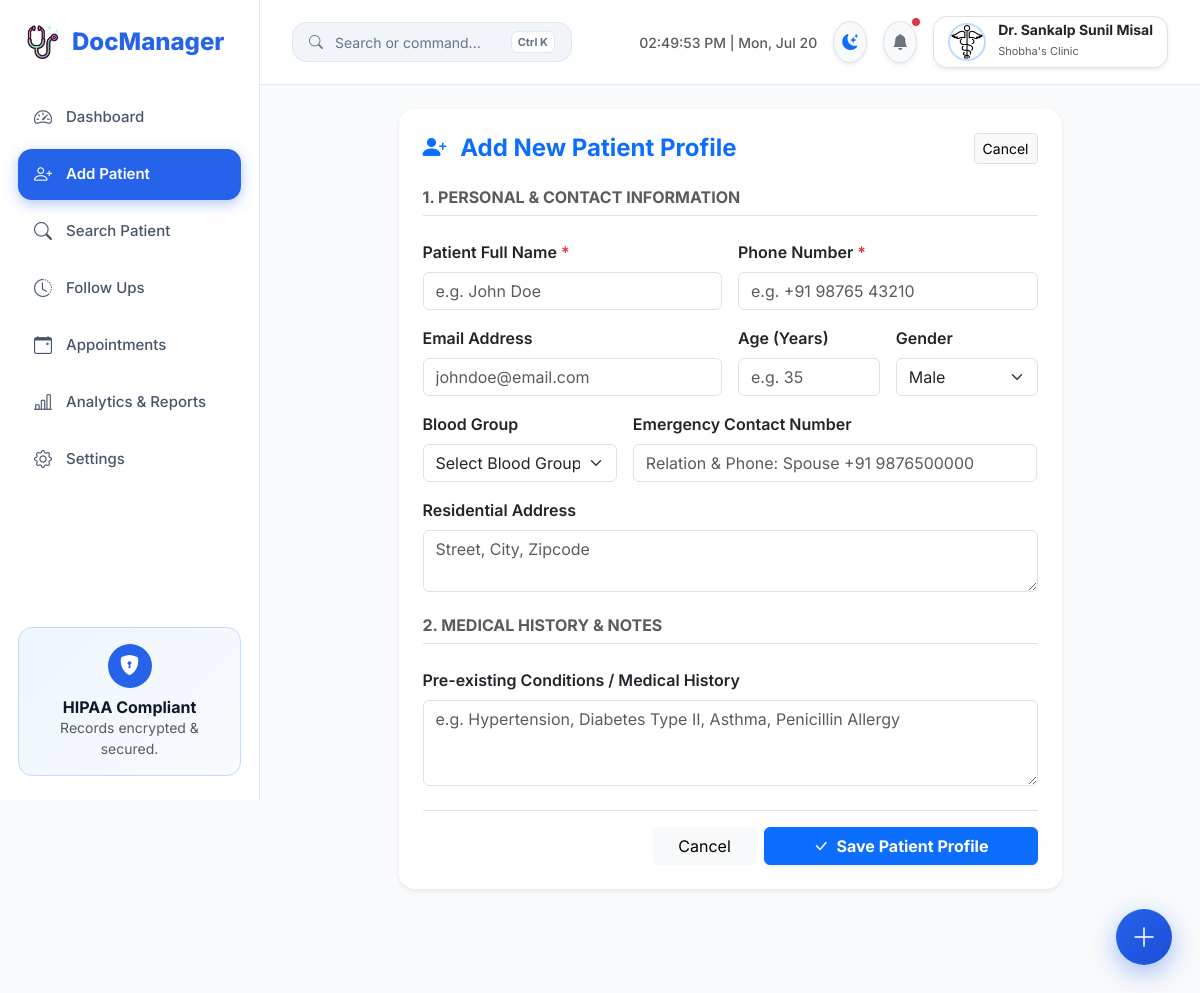
Page /add-patient (signed in) on the committed database.
### models.py (models this page shows)
class Doctor(UserMixin, db.Model):
    __tablename__ = "doctors"
    id = db.Column(db.Integer, primary_key=True)
    name = db.Column(db.String(100), nullable=False)
    clinic_name = db.Column(db.String(150), nullable=False)
    email = db.Column(db.String(120), unique=True, nullable=False, index=True)
    phone = db.Column(db.String(15), unique=True, nullable=False, index=True)
    password_hash = db.Column(db.String(255), nullable=False)
    clinic_address = db.Column(db.Text)
    qualification = db.Column(db.String(100))
    logo = db.Column(db.String(255))
    whatsapp_enabled = db.Column(db.Boolean, default=False)
    whatsapp_phone_id = db.Column(db.String(100))
    whatsapp_access_token = db.Column(db.Text)
    created_at = db.Column(db.DateTime, default=utc_now)
    patients = db.relationship("Patient", backref="doctor", lazy=True, cascade="all, delete-orphan")
    appointments = db.relationship("Appointment", backref="doctor", lazy=True, cascade="all, delete-orphan")

### app/blueprints/patients.py (the view, shortened to what this page needs)
@patients_bp.route("/add-patient", methods=["GET", "POST"])
@login_required
def add_patient():
    return render_template("add_patient.html", page_title="Add Patient")

### templates/add_patient.html (shortened to what this page needs)
{% extends "base.html" %}
{% block content %}
<div class="row justify-content-center">
  <div class="col-lg-10 col-xl-9">
    <div class="card border-0 shadow-sm rounded-4">
      <div class="card-header bg-transparent border-0 pt-4 px-4 pb-0 d-flex justify-content-between align-items-center">
        <h4 class="fw-bold m-0 text-primary"><i class="bi bi-person-plus-fill me-2"></i> Add New Patient Profile</h4>
        <a href="{{ url_for('patients.search_patient') }}" class="btn btn-sm btn-light border">Cancel</a>
      </div>
      <div class="card-body p-4">
        <form method="POST" action="{{ url_for('patients.add_patient') }}">
          <div class="row g-3">
            <div class="col-12"><h6 class="fw-bold text-muted text-uppercase border-bottom pb-2">1. Personal & Contact Information</h6></div>
            <div class="col-md-6">
              <label class="form-label fw-semibold">Patient Full Name <span class="text-danger">*</span></label>
              <input type="text" name="name" class="form-control" placeholder="e.g. John Doe" required />
            </div>
            <div class="col-md-6">
              <label class="form-label fw-semibold">Phone Number <span class="text-danger">*</span></label>
              <input type="tel" name="phone" class="form-control" placeholder="e.g. +91 98765 43210" required />
            </div>
            <div class="col-md-6">
              <label class="form-label fw-semibold">Email Address</label>
              <input type="email" name="email" class="form-control" placeholder="johndoe@email.com" />
            </div>
            <div class="col-md-3">
              <label class="form-label fw-semibold">Age (Years)</label>
              <input type="number" name="age" class="form-control" placeholder="e.g. 35" min="0" max="120" />
            </div>
            <div class="col-md-3">
              <label class="form-label fw-semibold">Gender</label>
              <select name="gender" class="form-select">
                <option value="Male">Male</option>
              </select>
            </div>
            <div class="col-md-4">
              <label class="form-label fw-semibold">Blood Group</label>
              <select name="blood_group" class="form-select">
                <option value="">Select Blood Group</option>
              </select>
            </div>
            <div class="col-md-8">
              <label class="form-label fw-semibold">Emergency Contact Number</label>
              <input type="text" name="emergency_contact" class="form-control" placeholder="Relation & Phone: Spouse +91 9876500000" />
            </div>
            <div class="col-12">
              <label class="form-label fw-semibold">Residential Address</label>
              <textarea name="address" class="form-control" rows="2" placeholder="Street, City, Zipcode"></textarea>
            </div>
            <div class="col-12 mt-4"><h6 class="fw-bold text-muted text-uppercase border-bottom pb-2">2. Medical History & Notes</h6></div>
            <div class="col-12">
              <label class="form-label fw-semibold">Pre-existing Conditions / Medical History</label>
              <textarea name="medical_history" class="form-control" rows="3" placeholder="e.g. Hypertension, Diabetes Type II, Asthma, Penicillin Allergy"></textarea>
            </div>
          </div>
          <div class="mt-4 pt-3 border-top d-flex justify-content-end gap-2">
            <a href="{{ url_for('patients.dashboard') }}" class="btn btn-light px-4">Cancel</a>
            <button type="submit" class="btn btn-primary px-5 fw-bold shadow-sm">
              <i class="bi bi-check-lg me-1"></i> Save Patient Profile
            </button>
          </div>
        </form>
      </div>
    </div>
  </div>
</div>
{% endblock %}

### templates/base.html (shortened to what this page needs)
<!doctype html>
<html lang="en" data-theme="light">
  <head>
    <link href="https://cdn.jsdelivr.net/npm/bootstrap@5.3.3/dist/css/bootstrap.min.css" rel="stylesheet">
    <link rel="stylesheet" href="https://cdn.jsdelivr.net/npm/bootstrap-icons@1.11.3/font/bootstrap-icons.min.css">
    <link rel="stylesheet" href="{{ url_for('static', filename='css/style.css') }}" />
  </head>
  <body>
    {% if current_user.is_authenticated %}
    <aside class="sidebar">
      <a href="{{ url_for('patients.dashboard') }}" class="logo text-decoration-none">
        <img src="{{ url_for('static', filename='images/stethoscope.png') }}" width="34" alt="Logo" />
        <span>DocManager</span>
      </a>
      <ul class="sidebar-menu">
        <li>
          <a href="{{ url_for('patients.dashboard') }}" class="{% if request.endpoint == 'patients.dashboard' %}active{% endif %}">
            <i class="bi bi-speedometer2"></i> Dashboard
          </a>
        </li>
        <li>
          <a href="{{ url_for('patients.add_patient') }}" class="{% if request.endpoint == 'patients.add_patient' %}active{% endif %}">
            <i class="bi bi-person-plus"></i> Add Patient
          </a>
        </li>
        <li>
          <a href="{{ url_for('patients.search_patient') }}" class="{% if request.endpoint == 'patients.search_patient' %}active{% endif %}">
            <i class="bi bi-search"></i> Search Patient
          </a>
        </li>
        <li>
          <a href="{{ url_for('patients.follow_ups') }}" class="{% if request.endpoint == 'patients.follow_ups' %}active{% endif %}">
            <i class="bi bi-clock-history"></i> Follow Ups
          </a>
        </li>
        <li>
          <a href="{{ url_for('appointments.appointments') }}" class="{% if 'appointments' in request.endpoint %}active{% endif %}">
            <i class="bi bi-calendar-event"></i> Appointments
          </a>
        </li>
        <li>
          <a href="{{ url_for('analytics.analytics_dashboard') }}" class="{% if 'analytics' in request.endpoint %}active{% endif %}">
            <i class="bi bi-bar-chart-line"></i> Analytics & Reports
          </a>
        </li>
        <li>
          <a href="{{ url_for('settings.settings') }}" class="{% if request.endpoint == 'settings.settings' %}active{% endif %}">
            <i class="bi bi-gear"></i> Settings
          </a>
        </li>
      </ul>
      <div class="sidebar-footer">
        <div class="security-card">
          <div class="security-icon">
            <i class="bi bi-shield-lock-fill"></i>
          </div>
          <h6 class="fw-bold m-0">HIPAA Compliant</h6>
          <p class="small text-muted mb-0">Records encrypted & secured.</p>
        </div>
      </div>
    </aside>
    {% endif %}
    <main class="{% if current_user.is_authenticated %}main-content{% endif %}">
      {% if current_user.is_authenticated %}
      <div class="topbar">
        <div class="d-flex align-items-center gap-3">
          <button class="cmd-trigger-btn trigger-cmd">
            <i class="bi bi-search"></i>
            <span>Search or command...</span>
            <span class="cmd-key">Ctrl K</span>
          </button>
        </div>
        <div class="d-flex align-items-center gap-3">
          <div id="liveClock" class="d-none d-md-block text-muted small fw-medium"></div>
          <button id="themeToggleBtn" class="btn btn-light rounded-circle border shadow-sm p-2" title="Toggle Theme">
            <i id="themeToggleIcon" class="bi bi-moon-stars-fill text-primary"></i>
          </button>
          <div class="dropdown">
            <button class="btn btn-light rounded-circle border shadow-sm p-2 position-relative" data-bs-toggle="dropdown">
              <i class="bi bi-bell-fill text-secondary"></i>
              <span class="position-absolute top-0 start-100 translate-middle p-1 bg-danger border border-light rounded-circle"></span>
            </button>
          </div>
          <div class="dropdown">
            <button class="profile-btn border shadow-sm" data-bs-toggle="dropdown">
              {% if current_user.logo %}
                <img src="{{ url_for('static', filename='uploads/' + current_user.logo) }}" class="doctor-logo" alt="Logo" />
              {% else %}
                <div class="avatar">{{ current_user.name[0] }}</div>
              {% endif %}
              <div class="text-start d-none d-md-block">
                <div class="fw-bold lh-1 text-dark" style="font-size: 14px;">Dr. {{ current_user.name }}</div>
                <small class="text-muted" style="font-size: 11px;">{{ current_user.clinic_name }}</small>
              </div>
            </button>
          </div>
        </div>
      </div>
      {% endif %}
      <div class="container-fluid p-4">
        {% block content %}{% endblock %}
      </div>
    </main>
    {% if current_user.is_authenticated %}
    <div class="fab-container" id="fabContainer">
      <button class="fab-main" id="fabMain" title="Quick Actions"><i class="bi bi-plus-lg"></i></button>
    </div>
    {% endif %}
    <div id="toastContainer" class="position-fixed bottom-0 end-0 p-3" style="z-index: 10000;"></div>
  </body>
</html>

### static/css/style.css (style rules this page uses)
:root { --primary: #2563eb; --primary-hover: #1d4ed8; --primary-light: #eff6ff; --primary-border: #bfdbfe; --success: #10b981; --success-light: #ecfdf5; --warning: #f59e0b; --warning-light: #fffbeb; --danger: #ef4444; --danger-light: #fef2f2; --info: #06b6d4; --info-light: #ecfeff; --bg-body: #f8fafc; --bg-card: #ffffff; --bg-sidebar: #ffffff; --bg-topbar: #ffffff; --bg-input: #f1f5f9; --text-primary: #0f172a; --text-secondary: #475569; --text-muted: #64748b; --border-color: #e2e8f0; --shadow-sm: 0 2px 8px rgba(0, 0, 0, 0.04); --shadow-md: 0 8px 24px rgba(0, 0, 0, 0.06); --shadow-lg: 0 16px 36px rgba(0, 0, 0, 0.08); --radius-sm: 8px; --radius-md: 14px; --radius-lg: 20px; --radius-xl: 24px; --radius-full: 9999px; --transition-fast: 0.2s cubic-bezier(0.4, 0, 0.2, 1); --transition-normal: 0.3s cubic-bezier(0.4, 0, 0.2, 1); }
* { margin: 0; padding: 0; box-sizing: border-box; }
body { font-family: 'Inter', system-ui, -apple-system, sans-serif; background-color: var(--bg-body); color: var(--text-primary); transition: background-color var(--transition-fast), color var(--transition-fast); min-height: 100vh; overflow-x: hidden; }
.sidebar { width: 260px; height: 100vh; background: var(--bg-sidebar); position: fixed; left: 0; top: 0; border-right: 1px solid var(--border-color); padding: 24px 18px; display: flex; flex-direction: column; z-index: 1000; transition: left var(--transition-normal); }
.logo { font-size: 24px; font-weight: 800; color: var(--primary); display: flex; align-items: center; gap: 12px; margin-bottom: 32px; padding-left: 8px; }
.sidebar-menu { list-style: none; padding: 0; }
.sidebar-menu li { margin-bottom: 6px; }
.sidebar-menu a { display: flex; align-items: center; gap: 14px; text-decoration: none; padding: 12px 16px; border-radius: var(--radius-md); color: var(--text-secondary); font-weight: 500; font-size: 15px; transition: var(--transition-fast); }
.sidebar-menu a i { font-size: 18px; }
.sidebar-menu a.active { background: var(--primary); color: #ffffff; font-weight: 600; box-shadow: 0 4px 14px rgba(37, 99, 235, 0.35); }
.sidebar-footer { margin-top: auto; }
.security-card { background: linear-gradient(135deg, var(--primary-light), var(--bg-body)); border: 1px solid var(--primary-border); border-radius: var(--radius-md); padding: 16px; text-align: center; }
.security-icon { width: 44px; height: 44px; margin: 0 auto 10px; border-radius: 50%; background: var(--primary); color: white; display: flex; align-items: center; justify-content: center; font-size: 20px; }
.main-content { margin-left: 260px; min-height: 100vh; padding-bottom: 80px; transition: margin-left var(--transition-normal); }
.topbar { background: var(--bg-topbar); padding: 16px 32px; border-bottom: 1px solid var(--border-color); display: flex; justify-content: space-between; align-items: center; position: sticky; top: 0; z-index: 990; backdrop-filter: blur(8px); }
.cmd-trigger-btn { background: var(--bg-input); border: 1px solid var(--border-color); color: var(--text-muted); border-radius: var(--radius-md); padding: 8px 16px; display: flex; align-items: center; gap: 12px; cursor: pointer; font-size: 14px; transition: var(--transition-fast); width: 280px; }
.cmd-key { background: var(--bg-card); border: 1px solid var(--border-color); border-radius: 6px; padding: 2px 6px; font-size: 11px; font-weight: 700; margin-left: auto; }
.profile-btn { display: flex; align-items: center; gap: 12px; background: var(--bg-card); border: 1px solid var(--border-color); border-radius: var(--radius-md); padding: 6px 14px; cursor: pointer; color: var(--text-primary); }
.doctor-logo { width: 38px; height: 38px; border-radius: 50%; object-fit: cover; border: 2px solid var(--primary-border); }
.fab-container { position: fixed; bottom: 28px; right: 28px; z-index: 900; }
.fab-main { width: 56px; height: 56px; border-radius: 50%; background: linear-gradient(135deg, var(--primary), #1d4ed8); color: white; display: flex; align-items: center; justify-content: center; font-size: 26px; box-shadow: 0 8px 24px rgba(37, 99, 235, 0.4); cursor: pointer; border: none; transition: var(--transition-normal); }

### rows in the picture
Doctor: logo (picture), name "Sankalp Sunil Misal", clinic_name "Shobha's Clinic"
